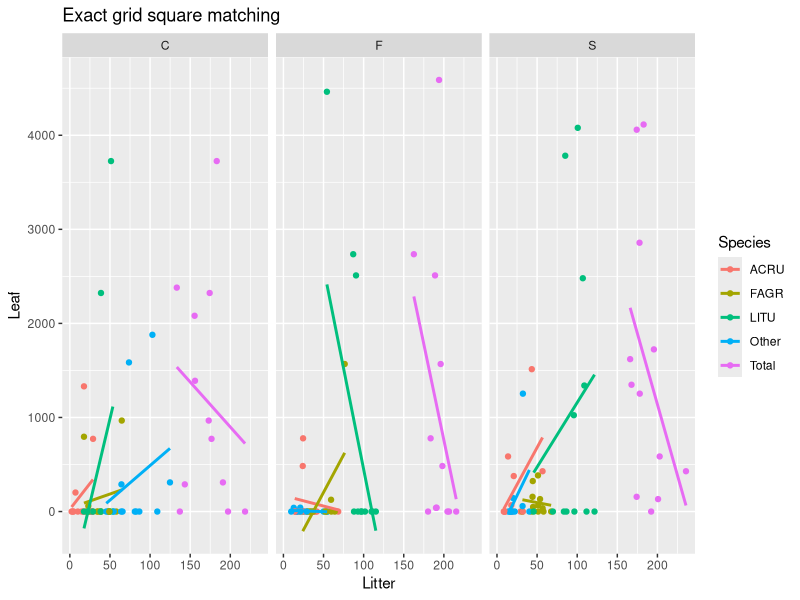
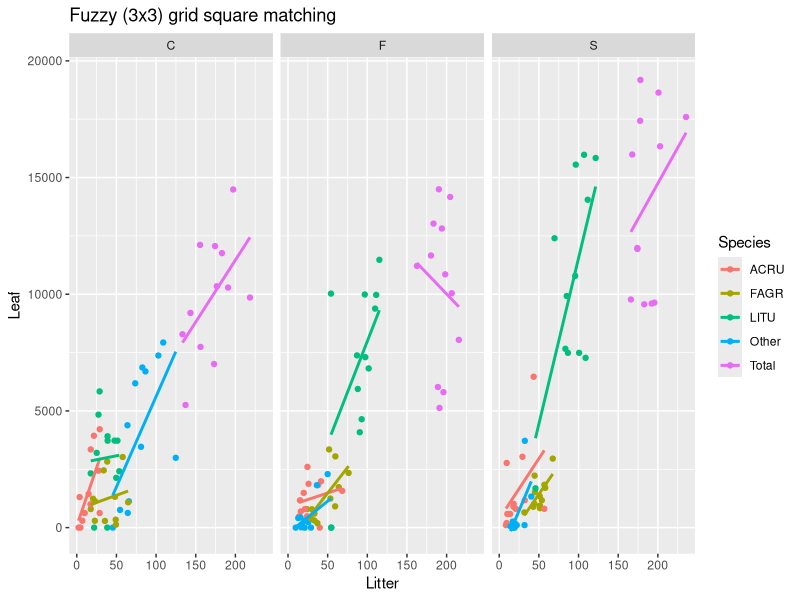
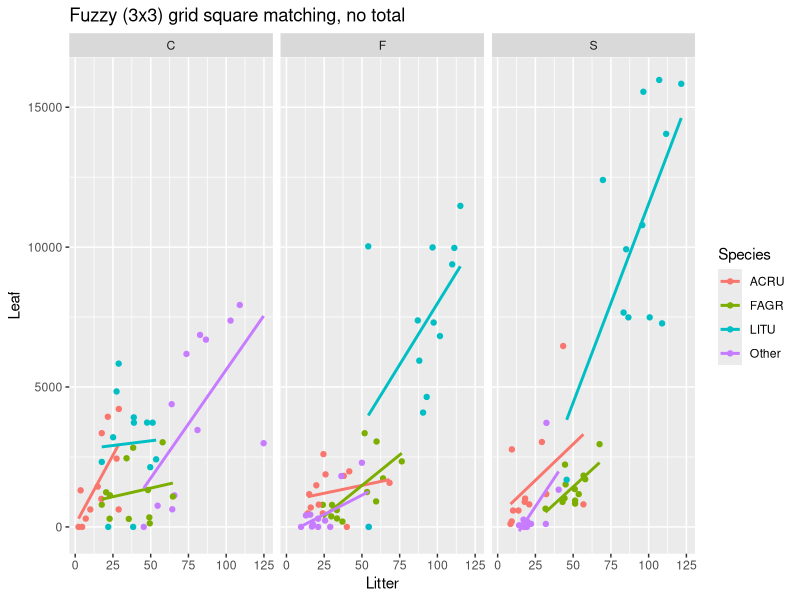
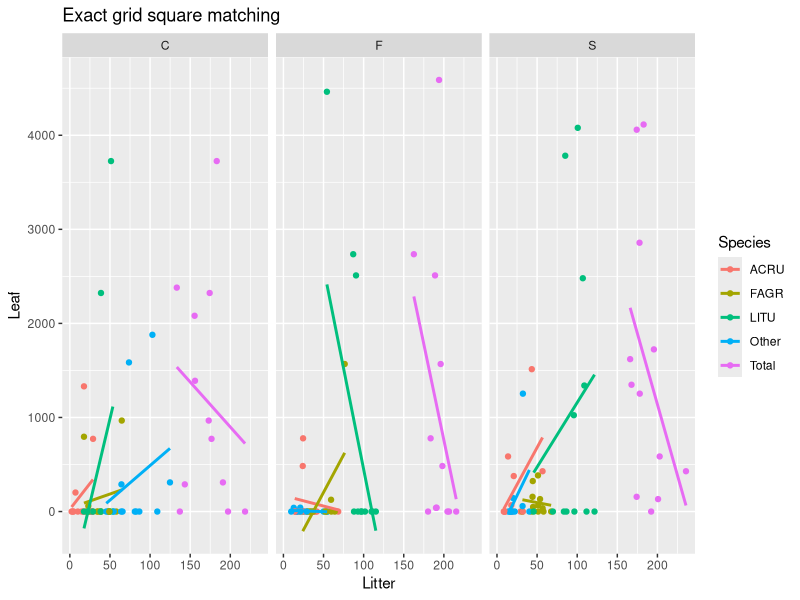
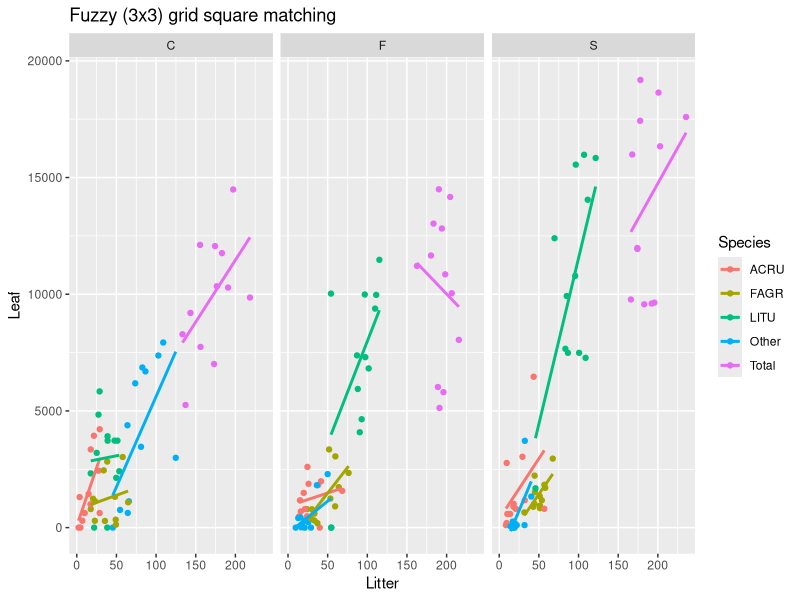
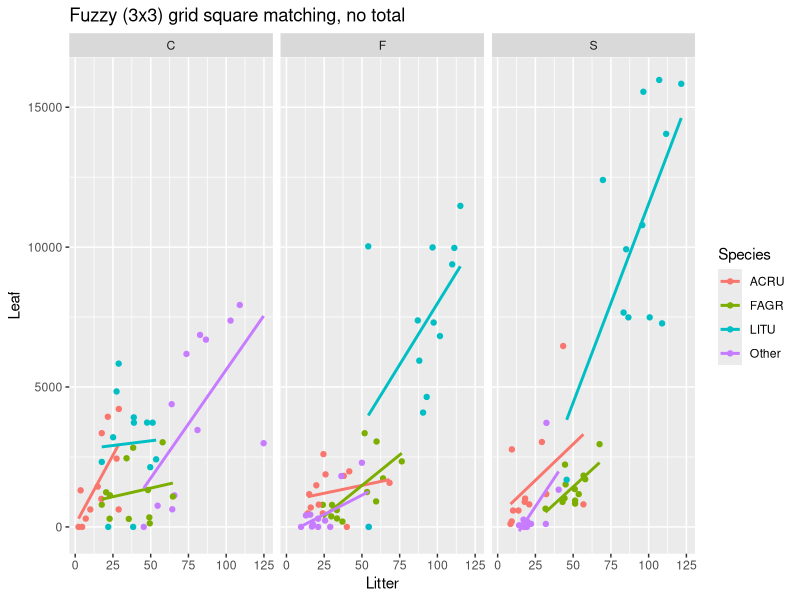

Generate these figures, in order, with R:
# Does litter variability (as recorded by the 12 litter traps in each
# TEMPEST plot) corresponding with the spatial variability of the tree
# canopy above?
# BBL October 2024

library(readr)
library(lubridate)
library(dplyr)

# Read in data =====

# Litter data
litter <- read_csv("TEMPEST litter data - Sheet1.csv", skip = 1)
litter %>% 
  mutate(Date = mdy(litter$`Date collected`)) %>% 
  filter(year(Date) == 2020) %>%  # for now
  group_by(Plot, Trap) %>% 
  summarise(ACRU = sum(`Leaf-ACRU`), FAGR = sum(`Leaf-FAGR`), 
            LITU = sum(`Leaf-LITU`), Other = sum(`Leaf-Other`),
            .groups = "drop") ->
  litter
litter$Total = rowSums(litter[c("ACRU", "FAGR", "LITU", "Other")])

# Tree inventory data
trees <- read_csv("inventory.csv")
trees %>% 
  select(Plot, Grid, Species_code, DBH_2020) %>% 
  # Litter has an 'other' category, so collapse other tree species to that
  mutate(Species = case_when(Species_code == "ACRU" ~ "ACRU",
                             Species_code == "LITU" ~ "LITU",
                             Species_code == "FAGR" ~ "FAGR",
                             .default = "Other"),
         Plot = substr(Plot, 1, 1)) %>% 
  # compute 'leaf area' - not really, but that's a exponential function of DBH
  group_by(Plot, Grid, Species) %>% 
  summarise(Leaf = sum(DBH_2020 ^ 2, na.rm = TRUE), .groups = "drop") -> 
  trees

# Compute total and append to the species-specific data
trees %>%
  group_by(Plot, Grid) %>% 
  summarise(Leaf = sum(Leaf), .groups = "drop") %>% 
  mutate(Species = "Total") %>%
  bind_rows(trees) ->
  trees

# Statistics about litter trap data =====

message("Mean and variability by plot and species:")
library(tidyr)
litter %>% 
  pivot_longer(c(-Plot, -Trap)) %>% 
  group_by(Plot, name) %>% 
  summarise(avg = round(mean(value), 1), stdev = round(sd(value), 1),
            .groups = "drop") %>% 
  mutate(string = paste(format(avg, nsmall=1), format(stdev, nsmall=1), sep = "±")) %>% 
  select(-avg, -stdev) %>% 
  pivot_wider(values_from = string) %>% 
  print()

message("Chi-square test for variability between traps, by plot:")
# Is there variability between traps?
plots <- unique(litter$Plot)
result <- data.frame(Plot = plots)
for(pnum in seq_along(plots)) {
  plot <- plots[pnum]
  for(type in c("ACRU", "FAGR", "LITU", "Other", "Total")) {
    x <- litter[litter$Plot == plot,]
    y <- unlist(x[,type])
    names(y) <- x$Trap
    result[pnum, type] <- format(round(chisq.test(y)$p.value, 3), nsmall = 3)
  }
}
print(result)

# Temporary - fake grid locations ====
grid_locations <- read_csv("trap_locations.csv", col_types = "cccc")
# grid_locations <- expand_grid(Plot = c("C", "F", "S"), Trap = LETTERS[1:12])
# grid_locations$Grid <- sample(unique(na.omit(trees$Grid)), size = nrow(grid_locations))

# Construct grid-cell-specific litter data in long form
litter %>% 
  left_join(grid_locations, by = c("Plot", "Trap")) %>% 
  rename(Grid = Grid_Square) %>% 
  pivot_longer(c(ACRU, FAGR, LITU, Other, Total), 
               names_to = "Species", values_to = "Litter") ->
  litter_long

# Do larger litter trap values have larger leaf area above them? =====

# Exact grid square matching

litter_long %>% 
  left_join(trees, by = c("Plot", "Grid", "Species")) %>% 
  replace_na(list(Leaf = 0)) ->
  combined_exact

library(ggplot2)
p <- ggplot(combined_exact, aes(Litter, Leaf, color = Species)) +
  geom_point() +
  geom_smooth(method = lm, se = FALSE) +
  facet_grid(.~Plot) + 
  ggtitle("Exact grid square matching")
print(p)
ggsave("exact-matching.png", width = 8, height = 4)

# Fuzzy matching - any tree within a 3x3 centered around the trap is included

# Helper function to compute the 3x3 grid around a litter trap
# For example, for C2 we want {B1, B2, B3, C1, C2, C3, D1, D2, D3}
makebox <- function(loc) {
  if(!grepl("^[A-J][1-8]$", loc)) return(NULL) # make sure data is in expected form
  
  x <- which(LETTERS == substr(loc, 1, 1)) 
  xseq <- seq(x - 1, x + 1)
  xseq <- xseq[xseq > 0 & xseq < 11] 
  y <- as.integer(substr(loc, 2, 2))
  yseq <- seq(y - 1, y + 1)
  yseq <- yseq[yseq > 0 & yseq < 9]
  df <- expand.grid(LETTERS[xseq], yseq)
  
  return(paste0(df[,1], df[,2]))
}

# For each litter_long plot and grid, get the trees in surrounding box
ll_split <- split(litter_long, paste(litter_long$Plot, litter_long$Grid))
results <- list()
for(i in seq_along(ll_split)) {
  x <- ll_split[[i]]
  # Find the nearby grid squares and trees within them
  nearby <- makebox(x$Grid[1])
  y <- trees[trees$Plot == x$Plot[1] & trees$Grid %in% nearby,]
  # Add them up, join with trees, and store
  y_total <- y %>% group_by(Species) %>% summarise(Leaf = sum(Leaf))
  x %>% left_join(y_total, by = "Species") -> results[[i]]
}

results %>% 
  bind_rows() %>% 
  replace_na(list(Leaf = 0)) ->
  combined_fuzzy

p_fuzzy <- p %+% combined_fuzzy
p_fuzzy <- p_fuzzy + ggtitle("Fuzzy (3x3) grid square matching")
print(p_fuzzy)
ggsave("fuzzy-matching.png", width = 8, height = 4)

p_fuzzy <- p %+% filter(combined_fuzzy, Species != "Total")
p_fuzzy <- p_fuzzy + ggtitle("Fuzzy (3x3) grid square matching, no total")
print(p_fuzzy)
ggsave("fuzzy-matching-no-total.png", width = 8, height = 4)

